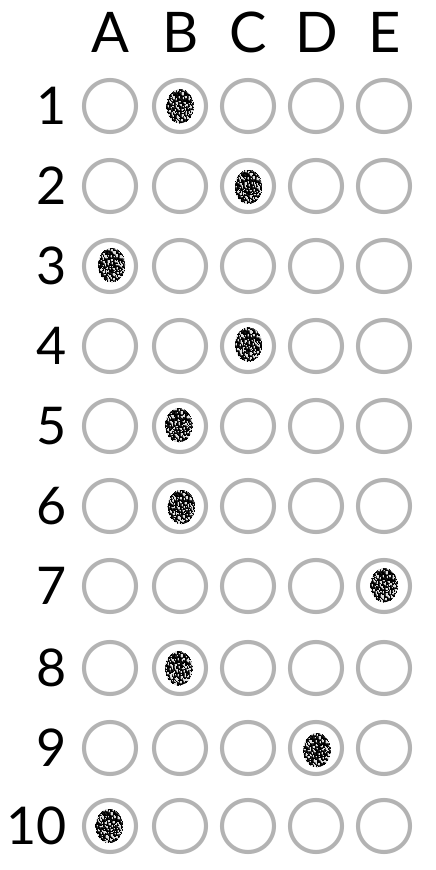
#> input picture 03_optical_mark_recognition/images/answers_1.png, 436 x 870 px, found by its file name
$ jupyter execute --allow-errors optical_mark_recognition.ipynb
#> lines starting #> are read from the running program, lines starting #| are printed output that depends on the picture; after the words box and inside, x2 and y2 are one past the last pixel; in counts of white or black regions, pixels touching at a corner belong together
<a href="https://colab.research.google.com/github/gorzanskik-ai/computer-vision/blob/main/03_optical_mark_recognition/optical_mark_recognition.ipynb" target="_parent"></a>

[cell 1]
from google.colab import drive
drive.mount('/content/drive')
path = '/content/drive/MyDrive/opencv/03_optical_mark_recognition/images/'

[cell 2]
from google.colab.patches import cv2_imshow
import imutils
from imutils import contours
import numpy as np
import cv2

Intro

[cell 3]
ANSWER_KEY = {0: 1, 1: 3, 2: 0, 3: 2, 4: 1, 5: 3, 6: 4, 7: 1, 8: 3, 9: 0}

[cell 4]
img = cv2.imread(path + 'answers_1.png')
#> img is the input picture: shape (870, 436, 3); min 0, max 255, mean 240.4

#gray scale
gray = cv2.cvtColor(img, code=cv2.COLOR_BGR2GRAY)

#blur
gray_blur = cv2.GaussianBlur(gray, ksize=(5, 5), sigmaX=0)
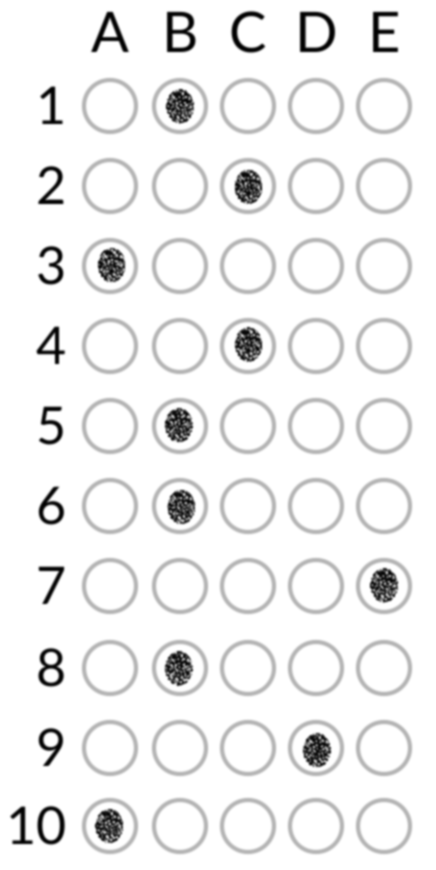
#> gray_blur: shape (870, 436); min 0, max 255, mean 240.4

#edges
edges = cv2.Canny(gray_blur, threshold1=70, threshold2=70)
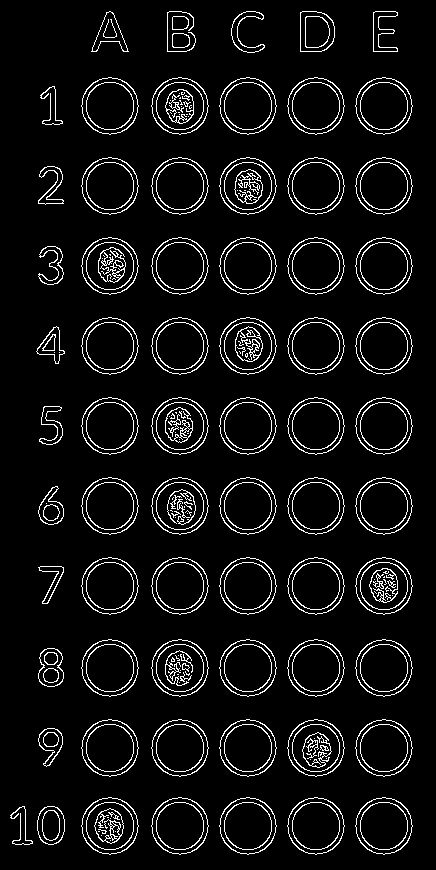
#> edges: shape (870, 436); 6.6% white in thin lines or dots, all inside (x1, y1, x2, y2) = (10, 11, 413, 855)

contours = cv2.findContours(image=edges.copy(), mode=cv2.RETR_EXTERNAL, method = cv2.CHAIN_APPROX_SIMPLE)
#> contours = 68 contours, 1 with area under 20; largest, box (x1, y1, x2, y2) and area: (355, 797, 413, 855) 2493, (287, 797, 345, 855) 2493, (219, 797, 277, 855) 2493, (151, 797, 209, 855) 2493, (81, 797, 139, 855) 2493
contours = imutils.grab_contours(contours)
print(f'Number of all contours: {len(contours)}')
#| Number of all contours: 68
contours = sorted(contours, key=cv2.contourArea, reverse=True) #sort by contour area

circles = []
for contour in contours:
    perimeter = cv2.arcLength(curve=contour, closed=True)
    #approximation curve of polygon with precision (epsilon)
    approx = cv2.approxPolyDP(curve=contour, epsilon=0.02*perimeter, closed=True)

    #8 points -> rectangle
    if len(approx) == 8:
        circles.append(approx)
#> this loop made 68 passes
#> perimeter on passes 1 to 12: 188.2, 188.2, 188.2, 188.2, 188.2, 188.2, 188.2, 188.2, 188.2, 188.2, 188.2, 188.2
#> after the loop, circles = 52 contours; largest, box (x1, y1, x2, y2) and area: (355, 797, 413, 855) 2290, (287, 797, 345, 855) 2290, (219, 797, 277, 855) 2290, (151, 797, 209, 855) 2290, (81, 797, 139, 855) 2290


circles = sorted(circles, key=cv2.contourArea, reverse=True)
circles = circles[:50]
#> circles = 50 contours; largest, box (x1, y1, x2, y2) and area: (355, 797, 413, 855) 2290, (287, 797, 345, 855) 2290, (219, 797, 277, 855) 2290, (151, 797, 209, 855) 2290, (81, 797, 139, 855) 2290
print(f'Number of circles: {len(circles)}')
#| Number of circles: 50

[cell 5]
img_cnt = img.copy()
#> (the rest of this cell did not finish here and is left out)

[cell 6]
top_bottom = imutils.contours.sort_contours(circles, method='top-to-bottom')[0]
#> top_bottom = 50 contours; largest, box (x1, y1, x2, y2) and area: (355, 77, 413, 135) 2290, (287, 77, 345, 135) 2290, (219, 77, 277, 135) 2290, (151, 77, 209, 135) 2290, (81, 77, 139, 135) 2290
sorted_packs_by_5 = [imutils.contours.sort_contours(top_bottom[i: i+5], method='left-to-right')[0] for i in range(0, len(top_bottom), 5)]
#> sorted_packs_by_5 = 10 items

correct = 0
for question, pack in enumerate(sorted_packs_by_5):

    marked = None
    for idx, answear in enumerate(pack):

        mask = np.zeros(edges.shape, dtype='uint8')

        # draw contour on mask
        cv2.drawContours(mask, [answear], -1, 255, -1)
        #cv2_imshow(mask)

        # bitwose_and on edges
        mask = cv2.bitwise_and(edges, edges, mask=mask)
        #cv2_imshow(mask)

        # sum of non - zero pixels
        total = cv2.countNonZero(mask)

        #none -> first value, if another total is bigger -> overwrite
        if marked is None or total > marked[0]:
            marked = (total, idx)

    #default - red color
    color = (0, 0, 255)

    key = ANSWER_KEY[question]


    if key == marked[1]:
        # good answear -> green
        color = (0, 255, 0)
        correct += 1

    cv2.drawContours(img, [pack[key]], -1, color, 2)
#> this loop made 10 passes
#> (color, key) on passes 1 to 10: ((0, 255, 0), 1), ((0, 0, 255), 3), ((0, 255, 0), 0), ((0, 255, 0), 2), ((0, 255, 0), 1), ((0, 0, 255), 3), ((0, 255, 0), 4), ((0, 255, 0), 1), ((0, 255, 0), 3), ((0, 255, 0), 0)
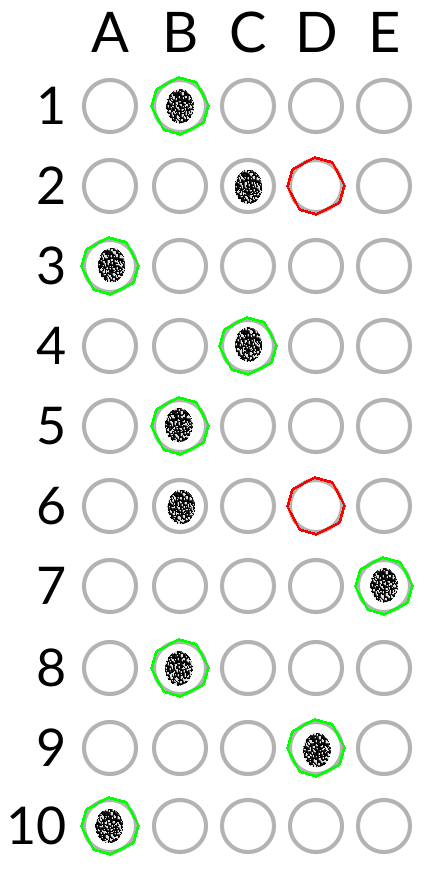
#> img: shape (870, 436, 3); 1.22% of pixels changed, all inside (x1, y1, x2, y2) = (80, 76, 414, 856)
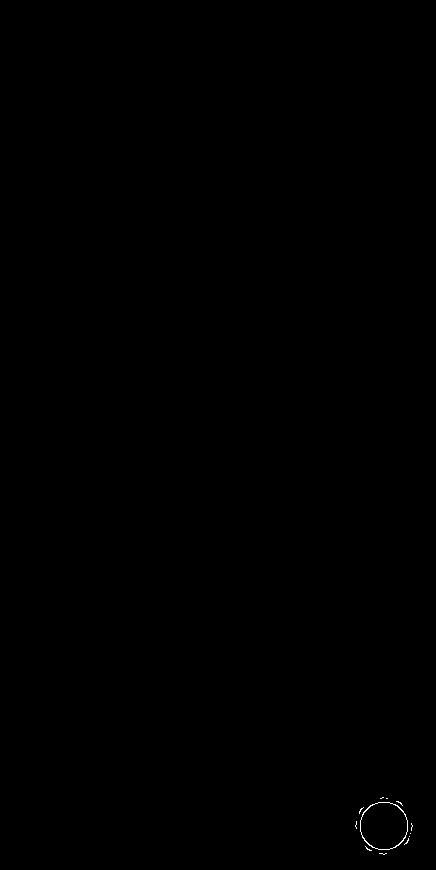
#> mask: shape (870, 436); 0.06% white in thin lines or dots, all inside (x1, y1, x2, y2) = (355, 797, 413, 855)
#> after the loop, correct = 8

cv2_imshow(img)
print(correct)
#| 8

[cell 7]
checked = cv2.copyMakeBorder(
    src=img,
    top=50,
    bottom=0,
    left=0,
    right=0,
    borderType=cv2.BORDER_CONSTANT,
    value=(255, 255, 255)
)
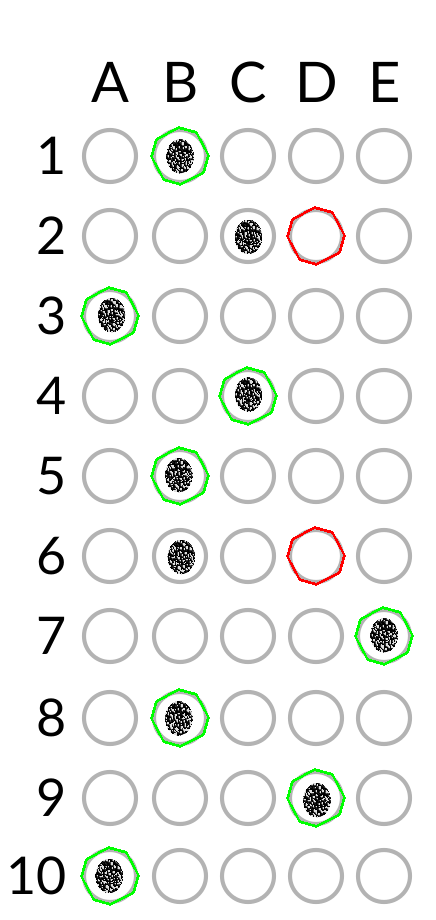
#> checked: shape (920, 436, 3); mean B, G, R 239, 241.3, 239.5

score = (correct / 10)
#> score = 0.8

color = (50, 168, 82) if score >= 0.6 else (71, 7, 219)
#> color = (50, 168, 82)
text = 'Passed' if score >= 0.6 else 'Failed'
#> text = 'Passed'

cv2.putText(img=checked, text=f'{text}: {score * 100}%', org=(10, 30), fontFace=cv2.FONT_HERSHEY_SIMPLEX, fontScale=0.9, color=color, thickness=2)
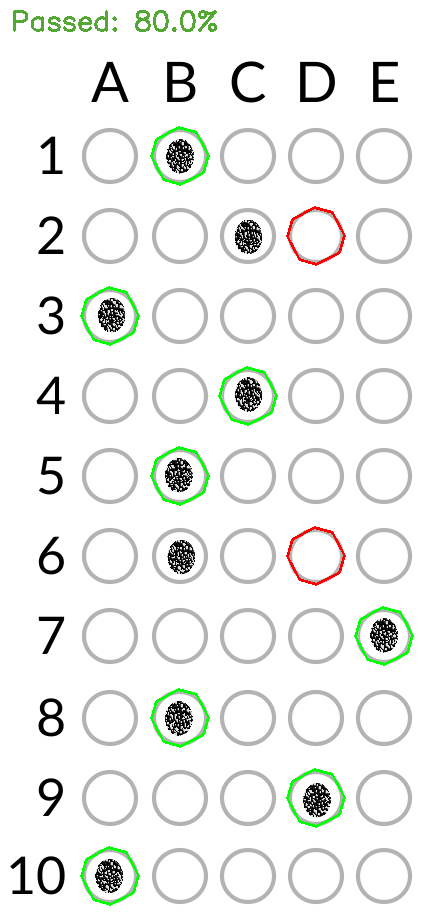
#> checked: shape (920, 436, 3); 0.39% of pixels changed, all inside (x1, y1, x2, y2) = (13, 10, 217, 32)
cv2_imshow(checked)

$ run again, with 03_optical_mark_recognition/images/answers_2.png copied over 03_optical_mark_recognition/images/answers_1.png
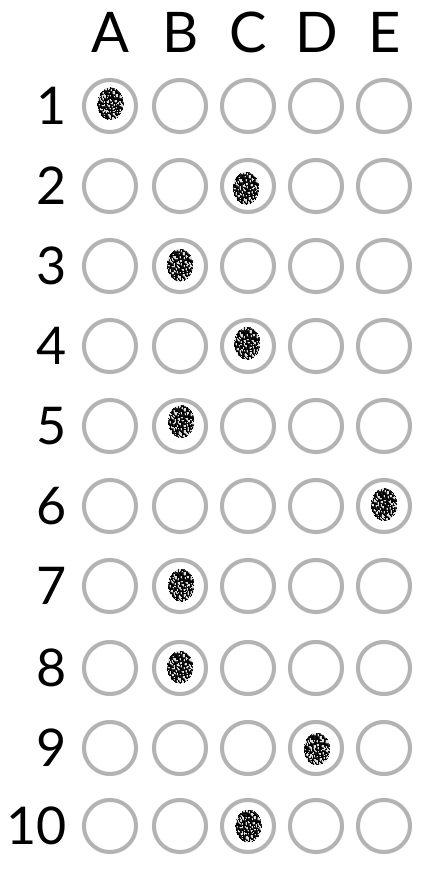
#> input picture 03_optical_mark_recognition/images/answers_2.png, 436 x 870 px, found by its file name
#> img is the input picture: shape (870, 436, 3); min 0, max 255, mean 240.7
#> `edges = cv2.Canny(gray_blur, threshold1=70, threshold2=70)`:
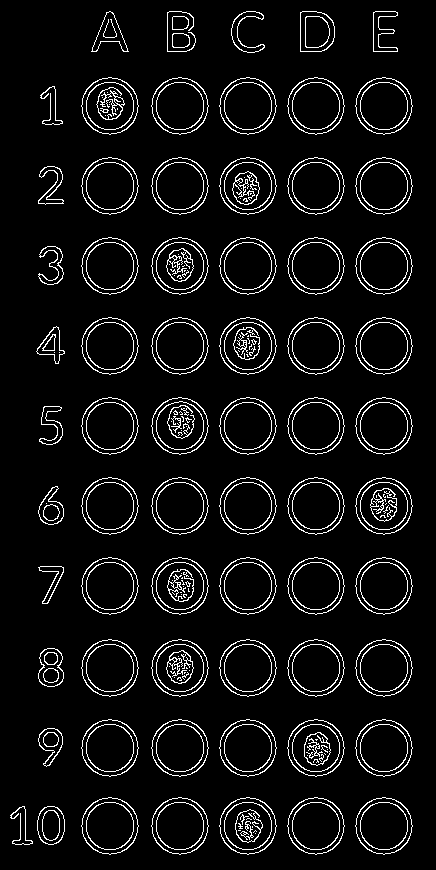
#> edges: shape (870, 436); 6.5% white in thin lines or dots, all inside (x1, y1, x2, y2) = (10, 11, 413, 855)
#> contours = 68 contours, 1 with area under 20; largest, box (x1, y1, x2, y2) and area: (355, 797, 413, 855) 2493, (287, 797, 345, 855) 2493, (219, 797, 277, 855) 2493, (151, 797, 209, 855) 2493, (81, 797, 139, 855) 2493
#| Number of all contours: 68
#> the loop `for contour in contours:` made 68 passes
#> perimeter on passes 1 to 8: 188.2, 188.2, 188.2, 188.2, 188.2, 188.2, 188.2, 188.2
#> after the loop `for contour in contours:`: circles = 52 contours; largest, box (x1, y1, x2, y2) and area: (355, 797, 413, 855) 2290, (287, 797, 345, 855) 2290, (219, 797, 277, 855) 2290, (151, 797, 209, 855) 2290, (81, 797, 139, 855) 2290
#> `circles = circles[:50]`: circles = 50 contours; largest, box (x1, y1, x2, y2) and area: (355, 797, 413, 855) 2290, (287, 797, 345, 855) 2290, (219, 797, 277, 855) 2290, (151, 797, 209, 855) 2290, (81, 797, 139, 855) 2290
#| Number of circles: 50
#> top_bottom = 50 contours; largest, box (x1, y1, x2, y2) and area: (355, 77, 413, 135) 2290, (287, 77, 345, 135) 2290, (219, 77, 277, 135) 2290, (151, 77, 209, 135) 2290, (81, 77, 139, 135) 2290
#> sorted_packs_by_5 = 10 items
#> the loop `for question, pack in enumerate(sorted_packs_by_5): ` made 10 passes
#> (color, key) on passes 1 to 8: ((0, 0, 255), 1), ((0, 0, 255), 3), ((0, 0, 255), 0), ((0, 255, 0), 2), ((0, 255, 0), 1), ((0, 0, 255), 3), ((0, 0, 255), 4), ((0, 255, 0), 1)
#> after the loop `for question, pack in enumerate(sorted_packs_by_5):`: correct = 4
#| 4
#> score = 0.4
#> `color = (50, 168, 82) if score >= 0.6 else (71, 7, 219)`: color = (71, 7, 219)
#> text = 'Failed'
#> `cv2.putText(img=checked, text=f'{text}: {score * 100}%', org=(10, 30),..`:
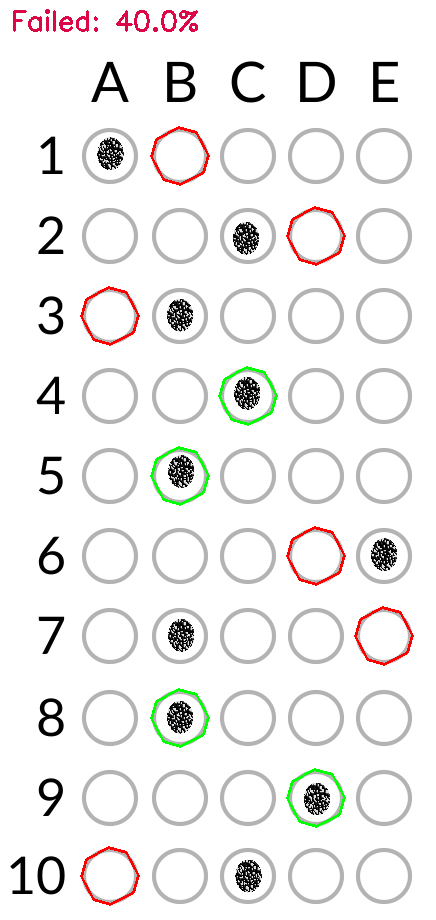
#> checked: shape (920, 436, 3); mean B, G, R 238.6, 239.6, 240.9

$ run again, with 03_optical_mark_recognition/images/checked.png copied over 03_optical_mark_recognition/images/answers_1.png
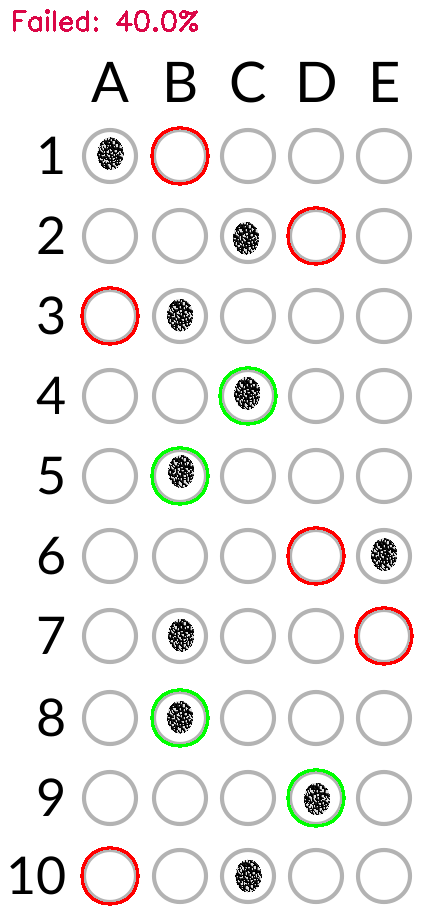
#> input picture 03_optical_mark_recognition/images/checked.png, 436 x 920 px, found by its file name
#> img is the input picture: shape (920, 436, 3); mean B, G, R 237.5, 238.9, 240.4
#> `edges = cv2.Canny(gray_blur, threshold1=70, threshold2=70)`:
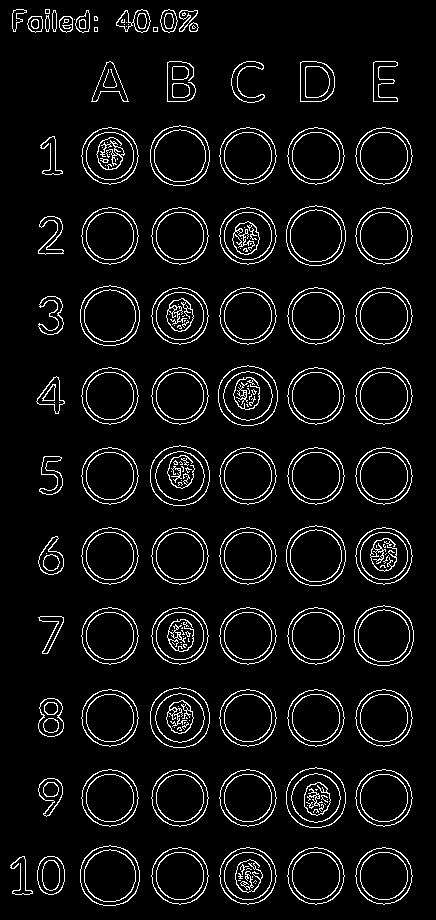
#> edges: shape (920, 436); 6.5% white in thin lines or dots
#> contours = 83 contours, 6 with area under 20; largest, box (x1, y1, x2, y2) and area: (80, 845, 140, 906) 2852, (354, 605, 414, 666) 2852, (286, 525, 346, 586) 2852, (80, 285, 140, 346) 2852, (286, 205, 346, 266) 2852
#| Number of all contours: 83
#> the loop `for contour in contours:` made 83 passes
#> perimeter on passes 1 to 8: 199.3, 199.3, 199.3, 199.3, 199.3, 199.3, 199.3, 199.3
#> after the loop `for contour in contours:`: circles = 55 contours; largest, box (x1, y1, x2, y2) and area: (82, 847, 138, 904) 2626, (356, 607, 412, 664) 2626, (288, 527, 344, 584) 2626, (82, 287, 138, 344) 2626, (288, 207, 344, 264) 2626
#> `circles = circles[:50]`: circles = 50 contours; largest, box (x1, y1, x2, y2) and area: (82, 847, 138, 904) 2626, (356, 607, 412, 664) 2626, (288, 527, 344, 584) 2626, (82, 287, 138, 344) 2626, (288, 207, 344, 264) 2626
#| Number of circles: 50
#> top_bottom = 50 contours; largest, box (x1, y1, x2, y2) and area: (152, 127, 208, 184) 2626, (288, 207, 344, 264) 2626, (82, 287, 138, 344) 2626, (220, 367, 276, 424) 2626, (152, 447, 208, 504) 2626
#> sorted_packs_by_5 = 10 items
#> the loop `for question, pack in enumerate(sorted_packs_by_5): ` made 10 passes
#> (color, key) on passes 1 to 8: ((0, 0, 255), 1), ((0, 0, 255), 3), ((0, 0, 255), 0), ((0, 255, 0), 2), ((0, 255, 0), 1), ((0, 0, 255), 3), ((0, 0, 255), 4), ((0, 255, 0), 1)
#> after the loop `for question, pack in enumerate(sorted_packs_by_5):`: correct = 4
#| 4
#> score = 0.4
#> `color = (50, 168, 82) if score >= 0.6 else (71, 7, 219)`: color = (71, 7, 219)
#> text = 'Failed'
#> `cv2.putText(img=checked, text=f'{text}: {score * 100}%', org=(10, 30),..`:
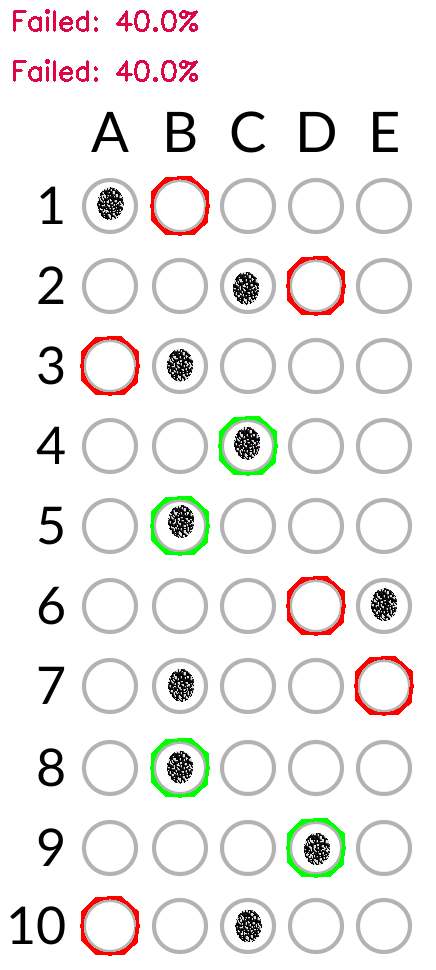
#> checked: shape (970, 436, 3); mean B, G, R 236.9, 238.4, 240.6
